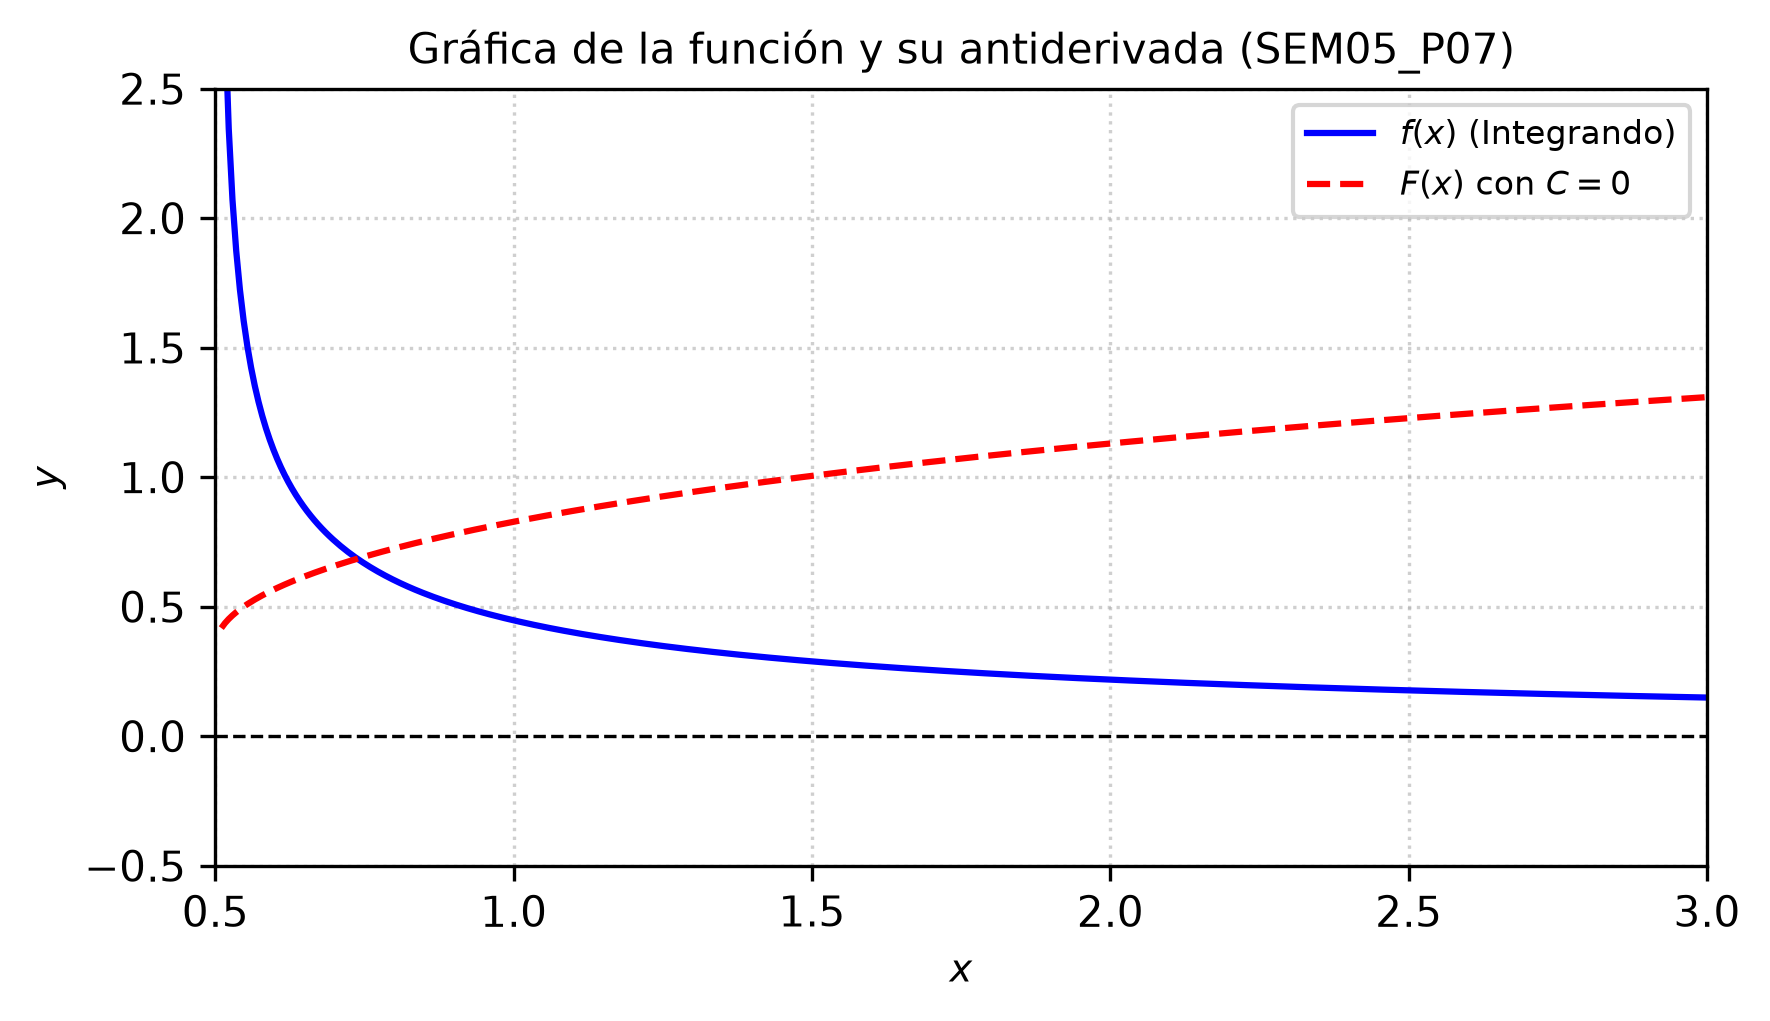

Here is the Python script that generated this plot:
import matplotlib
matplotlib.use('Agg')
import numpy as np
import matplotlib.pyplot as plt

# Definir el dominio para x donde el radical es real (4x^2 + 4x - 3 > 0)
# Las raíces de 4x^2 + 4x - 3 = (2x-1)(2x+3) son x = 0.5 y x = -1.5
# El dominio es x < -1.5 o x > 0.5. Graficaremos la rama derecha (x > 0.5)
x = np.linspace(0.51, 3.0, 400)

# Función integrando f(x)
f = 1.0 / np.sqrt(4*x**2 + 4*x - 3)

# Antiderivada F(x) con C = 0
F = 0.5 * np.log(np.abs(2*x + 1 + np.sqrt(4*x**2 + 4*x - 3)))

plt.figure(figsize=(6, 3.5))
plt.plot(x, f, label=r'$f(x)$ (Integrando)', color='blue', linewidth=1.5)
plt.plot(x, F, label=r'$F(x)$ con $C=0$', color='red', linestyle='--', linewidth=1.5)

plt.axhline(0, color='black', linewidth=0.8, linestyle='--')
plt.title('Gráfica de la función y su antiderivada (SEM05_P07)', fontsize=10)
plt.xlabel('$x$', fontsize=9)
plt.ylabel('$y$', fontsize=9)
plt.legend(fontsize=8)
plt.grid(True, linestyle=':', alpha=0.6)
plt.xlim(0.5, 3.0)
plt.ylim(-0.5, 2.5)
plt.tight_layout()

plt.savefig(r'semana_05/graficas/SEM05_P07_grafica.png', dpi=300, bbox_inches='tight')
plt.close()
